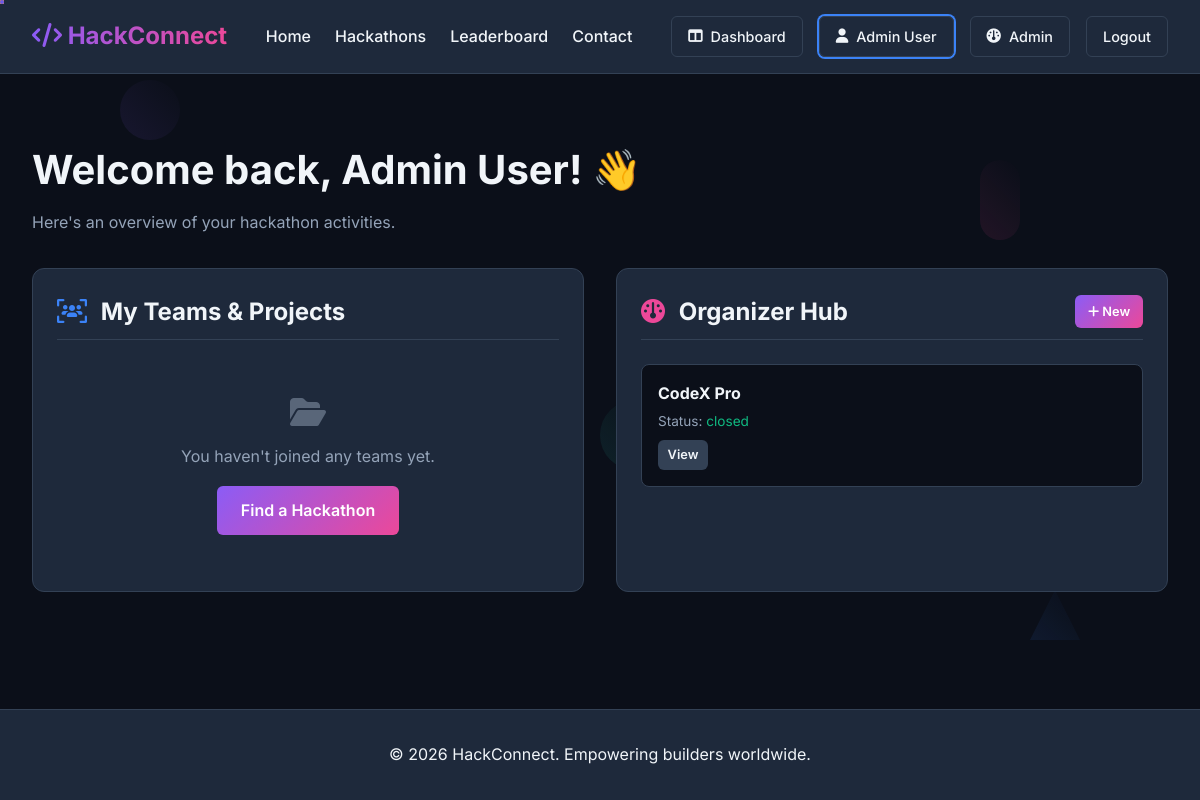
/dashboard (signed in), run on an earlier commit of the app's database.
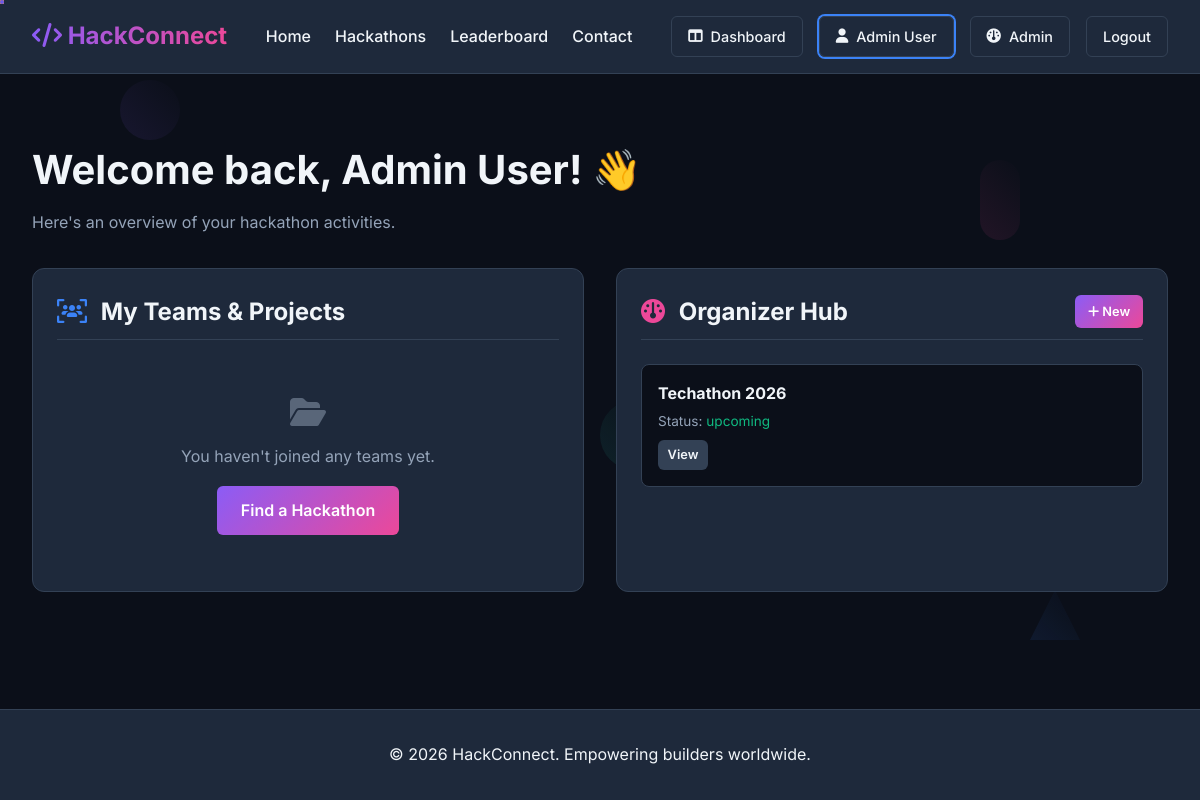
And on a later commit of the database.
### tables this page shows
CREATE TABLE hackathons (
    id INTEGER PRIMARY KEY AUTOINCREMENT,
    title TEXT NOT NULL,
    description TEXT NOT NULL,
    start_date TEXT NOT NULL,
    end_date TEXT NOT NULL,
    theme TEXT,
    rules TEXT,
    prize_info TEXT,
    status TEXT DEFAULT 'upcoming', -- 'upcoming', 'active', 'completed'
    organizer_id INTEGER NOT NULL, prizes TEXT,
    FOREIGN KEY(organizer_id) REFERENCES users(id)
);

### app.py (the view)
@app.route('/dashboard')
def dashboard():
    if g.user is None:
        return redirect(url_for('login'))
    conn = get_db_connection()
    user_role = g.user['role']
    organized_hackathons = []
    joined_teams = []
    if user_role in ['organizer', 'admin']:
        organized_hackathons = conn.execute('SELECT * FROM hackathons WHERE organizer_id = ?', (g.user['id'],)).fetchall()
    joined_teams = conn.execute('''
        SELECT t.name as team_name, t.id as team_id, h.title as hackathon_title, h.id as hackathon_id
        FROM teams t
        JOIN team_members tm ON t.id = tm.team_id
        JOIN hackathons h ON t.hackathon_id = h.id
        WHERE tm.user_id = ?
    ''', (g.user['id'],)).fetchall()
    conn.close()
    return render_template('dashboard.html', organized_hackathons=organized_hackathons, joined_teams=joined_teams)

### app.py (called while the page is built)
def get_db_connection():
    conn = sqlite3.connect('database.db')
    conn.row_factory = sqlite3.Row
    return conn

@app.before_request
def load_logged_in_user():
    user_id = session.get('user_id')
    if user_id is None:
        g.user = None
    else:
        conn = get_db_connection()
        user = conn.execute('SELECT * FROM users WHERE id = ?', (user_id,)).fetchone()
        conn.close()
        if user:
            g.user = dict(user)
        else:
            g.user = None

### templates/dashboard.html
{% extends "layout.html" %}
{% block content %}
<div style="margin-top: 2rem; margin-bottom: 2rem;">
    <h1 style="font-size: 2.5rem; margin-bottom: 0.5rem;">Welcome back, {{ g.user.name }}! 👋</h1>
    <p style="color: var(--text-muted); margin-bottom: 2rem;">Here's an overview of your hackathon activities.</p>
    <div style="display: grid; grid-template-columns: repeat(auto-fit, minmax(300px, 1fr)); gap: 2rem;">
        <div style="background: var(--card-bg); border: 1px solid var(--border-color); border-radius: 12px; padding: 1.5rem;">
            <h2 style="font-size: 1.5rem; margin-bottom: 1.5rem; border-bottom: 1px solid var(--border-color); padding-bottom: 0.5rem;"><i class="fa-solid fa-users-viewfinder" style="margin-right:0.5rem; color: var(--primary-color);"></i> My Teams & Projects</h2>
            {% if joined_teams %}
                <ul style="list-style: none;">
                    {% for team in joined_teams %}
                        <li style="background: var(--bg-color); border: 1px solid var(--border-color); border-radius: 8px; padding: 1rem; margin-bottom: 1rem; display: flex; justify-content: space-between; align-items: center;">
                            <div>
                                <h4 style="margin-bottom: 0.25rem;">{{ team.team_name }}</h4>
                                <p style="font-size: 0.85rem; color: var(--text-muted);">{{ team.hackathon_title }}</p>
                            </div>
                            <a href="{{ url_for('team_detail', team_id=team.team_id) }}" class="btn btn-secondary" style="padding: 0.5rem 1rem; font-size: 0.9rem; width:auto;">View Team</a>
                        </li>
                    {% endfor %}
                </ul>
            {% else %}
                <div style="text-align: center; padding: 2rem 0; color: var(--text-muted);">
                    <i class="fa-solid fa-folder-open" style="font-size: 2rem; margin-bottom: 1rem; display: block; opacity: 0.5;"></i>
                    <p>You haven't joined any teams yet.</p>
                    <a href="{{ url_for('hackathons_list') }}" class="btn btn-gradient mt-4">Find a Hackathon</a>
                </div>
            {% endif %}
        </div>
        {% if g.user.role in ['organizer', 'admin'] %}
        <div style="background: var(--card-bg); border: 1px solid var(--border-color); border-radius: 12px; padding: 1.5rem;">
            <div style="display: flex; justify-content: space-between; align-items: center; margin-bottom: 1.5rem; border-bottom: 1px solid var(--border-color); padding-bottom: 0.5rem;">
                <h2 style="font-size: 1.5rem;"><i class="fa-solid fa-gauge" style="margin-right:0.5rem; color: var(--gradient-end);"></i> Organizer Hub</h2>
                <a href="{{ url_for('create_hackathon') }}" class="btn btn-gradient" style="padding: 0.4rem 0.8rem; font-size: 0.8rem; width:auto;"><i class="fa-solid fa-plus"></i> New</a>
            </div>
            {% if organized_hackathons %}
                <ul style="list-style: none;">
                    {% for hc in organized_hackathons %}
                        <li style="background: var(--bg-color); border: 1px solid var(--border-color); border-radius: 8px; padding: 1rem; margin-bottom: 1rem;">
                            <h4 style="margin-bottom: 0.25rem;">{{ hc.title }}</h4>
                            <p style="font-size: 0.85rem; color: var(--text-muted); margin-bottom: 0.5rem;">Status: <span style="color: var(--secondary-color);">{{ hc.status }}</span></p>
                            <a href="{{ url_for('hackathon_detail', id=hc.id) }}" class="btn" style="background: var(--border-color); color: var(--text-color); padding: 0.3rem 0.6rem; font-size: 0.8rem; width:auto;">View</a>
                        </li>
                    {% endfor %}
                </ul>
            {% else %}
                <div style="text-align: center; padding: 2rem 0; color: var(--text-muted);">
                    <p>You haven't created any hackathons yet.</p>
                </div>
            {% endif %}
        </div>
        {% endif %}
    </div>
</div>
{% endblock %}

What changed in the data, as far as the page shows it:
removed hackathons: title "CodeX Pro", status "closed"
added hackathons: title "Techathon 2026", status "upcoming"
